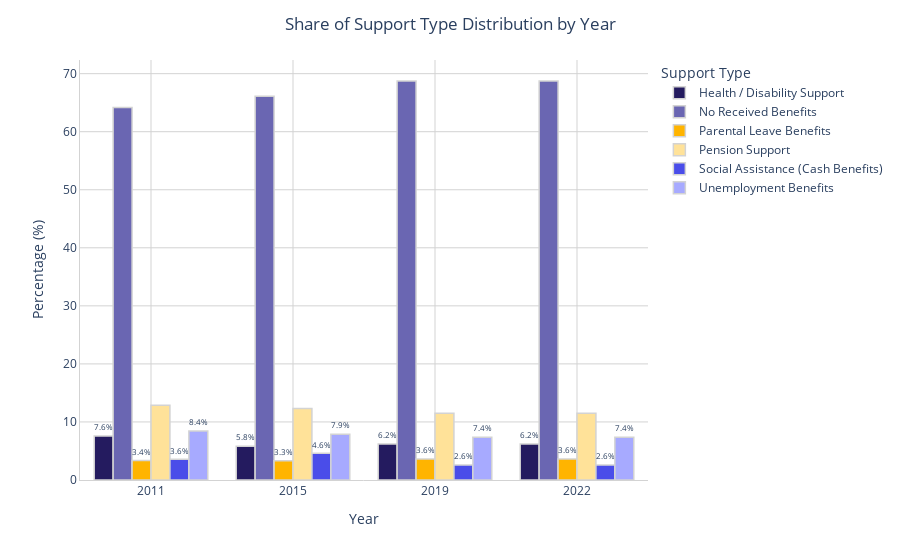

The notebook cell saved with this chart:
### Code cell
# Group and aggregate
df_total_pers = df_support_long.query("SupportType=='Total Number of Persons'").groupby('Year')['Count'].sum().reset_index()
df_total_pers = df_total_pers.rename(columns={'Count': 'TotalPersons'})

df_support_count = df_support_long.query("SupportType!='Total Number of Persons'").groupby(['Year', 'SupportType'])['Count'].sum().reset_index()

df_support_ratio = pd.merge(df_support_count, df_total_pers, on='Year')
df_support_ratio['SupportRatio'] = df_support_ratio['Count'] / df_support_ratio['TotalPersons']

# Call the plot function
plot_grouped_bar_dist(
    years=df_support_ratio['Year'],
    counts=df_support_ratio['SupportType'],
    legend='Support Type',
    color_map = expanded_colors,
    values=df_support_ratio['SupportRatio'],
    html='support_type_by_year.html',
    title='Share of Support Type Distribution by Year', 
    show_percentage=True
)

### Figure 1 — Plotly figure (JSON) as saved in the notebook; plotly's stock layout.template omitted (floating-point values rounded to 4 significant figures)
{"data": [{"alignmentgroup": "True", "hovertemplate": "Support Type=Health / Disability Support<br>Year=%{x}<br>Percentage=%{text}<extra></extra>", "legendgroup": "Health / Disability Support", "marker": {"color": "#241B5F", "line": {"color": "lightgrey", "width": 1.5}, "pattern": {"shape": ""}}, "name": "Health / Disability Support", "offsetgroup": "Health / Disability Support", "orientation": "v", "showlegend": true, "text": [7.571, 5.808, 6.209, 6.209], "textposition": "outside", "texttemplate": "%{text:.1f}%", "type": "bar", "x": ["2011", "2015", "2019", "2022"], "xaxis": "x", "y": [7.571, 5.808, 6.209, 6.209], "yaxis": "y"}, {"alignmentgroup": "True", "hovertemplate": "Support Type=No Received Benefits<br>Year=%{x}<br>Percentage=%{text}<extra></extra>", "legendgroup": "No Received Benefits", "marker": {"color": "#6A66B2", "line": {"color": "lightgrey", "width": 1.5}, "pattern": {"shape": ""}}, "name": "No Received Benefits", "offsetgroup": "No Received Benefits", "orientation": "v", "showlegend": true, "text": [64.18, 66.1, 68.73, 68.73], "textposition": "outside", "texttemplate": "%{text:.1f}%", "type": "bar", "x": ["2011", "2015", "2019", "2022"], "xaxis": "x", "y": [64.18, 66.1, 68.73, 68.73], "yaxis": "y"}, {"alignmentgroup": "True", "hovertemplate": "Support Type=Parental Leave Benefits<br>Year=%{x}<br>Percentage=%{text}<extra></extra>", "legendgroup": "Parental Leave Benefits", "marker": {"color": "#FFB400", "line": {"color": "lightgrey", "width": 1.5}, "pattern": {"shape": ""}}, "name": "Parental Leave Benefits", "offsetgroup": "Parental Leave Benefits", "orientation": "v", "showlegend": true, "text": [3.371, 3.308, 3.617, 3.617], "textposition": "outside", "texttemplate": "%{text:.1f}%", "type": "bar", "x": ["2011", "2015", "2019", "2022"], "xaxis": "x", "y": [3.371, 3.308, 3.617, 3.617], "yaxis": "y"}, {"alignmentgroup": "True", "hovertemplate": "Support Type=Pension Support<br>Year=%{x}<br>Percentage=%{text}<extra></extra>", "legendgroup": "Pension Support", "marker": {"color": "#FFE299", "line": {"color": "lightgrey", "width": 1.5}, "pattern": {"shape": ""}}, "name": "Pension Support", "offsetgroup": "Pension Support", "orientation": "v", "showlegend": true, "text": [12.87, 12.32, 11.5, 11.5], "textposition": "outside", "texttemplate": "%{text:.1f}%", "type": "bar", "x": ["2011", "2015", "2019", "2022"], "xaxis": "x", "y": [12.87, 12.32, 11.5, 11.5], "yaxis": "y"}, {"alignmentgroup": "True", "hovertemplate": "Support Type=Social Assistance (Cash Benefits)<br>Year=%{x}<br>Percentage=%{text}<extra></extra>", "legendgroup": "Social Assistance (Cash Benefits)", "marker": {"color": "#4A4DE9", "line": {"color": "lightgrey", "width": 1.5}, "pattern": {"shape": ""}}, "name": "Social Assistance (Cash Benefits)", "offsetgroup": "Social Assistance (Cash Benefits)", "orientation": "v", "showlegend": true, "text": [3.56, 4.596, 2.576, 2.576], "textposition": "outside", "texttemplate": "%{text:.1f}%", "type": "bar", "x": ["2011", "2015", "2019", "2022"], "xaxis": "x", "y": [3.56, 4.596, 2.576, 2.576], "yaxis": "y"}, {"alignmentgroup": "True", "hovertemplate": "Support Type=Unemployment Benefits<br>Year=%{x}<br>Percentage=%{text}<extra></extra>", "legendgroup": "Unemployment Benefits", "marker": {"color": "#A7AAFF", "line": {"color": "lightgrey", "width": 1.5}, "pattern": {"shape": ""}}, "name": "Unemployment Benefits", "offsetgroup": "Unemployment Benefits", "orientation": "v", "showlegend": true, "text": [8.444, 7.874, 7.366, 7.366], "textposition": "outside", "texttemplate": "%{text:.1f}%", "type": "bar", "x": ["2011", "2015", "2019", "2022"], "xaxis": "x", "y": [8.444, 7.874, 7.366, 7.366], "yaxis": "y"}], "layout": {"barmode": "group", "hovermode": "x unified", "legend": {"title": {"text": "Support Type"}, "tracegroupgap": 0}, "margin": {"t": 60}, "plot_bgcolor": "rgba(0,0,0,0)", "title": {"text": "Share of Support Type Distribution by Year", "x": 0.5}, "uniformtext": {"minsize": 8, "mode": "hide"}, "xaxis": {"anchor": "y", "domain": [0, 1], "gridcolor": "lightgrey", "gridwidth": 1, "linecolor": "lightgrey", "linewidth": 1, "showgrid": true, "showline": true, "title": {"text": "Year"}}, "yaxis": {"anchor": "x", "domain": [0, 1], "gridcolor": "lightgrey", "gridwidth": 1, "linecolor": "lightgrey", "linewidth": 1, "showgrid": true, "showline": true, "title": {"text": "Percentage (%)"}}}}
